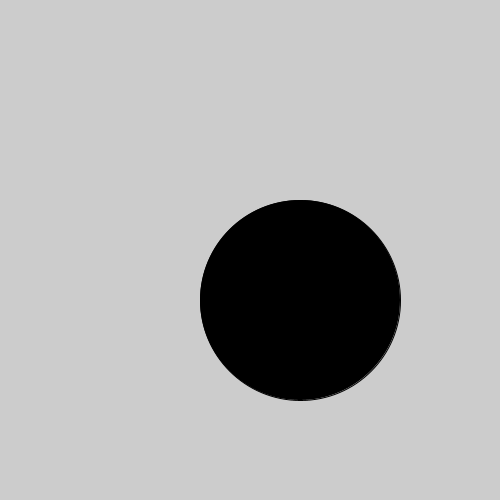
Frame 1 (no input)
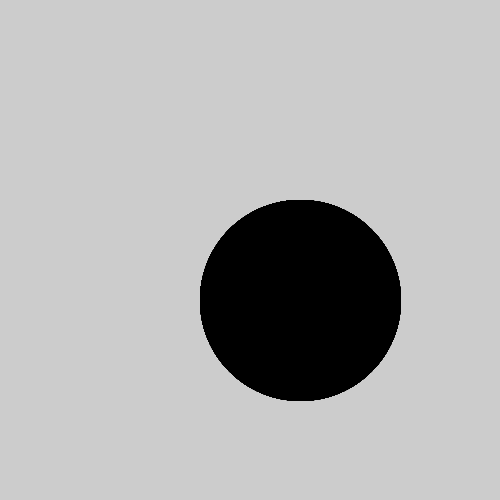
Frame 60 (the mouse pressed at the canvas centre just before this capture)
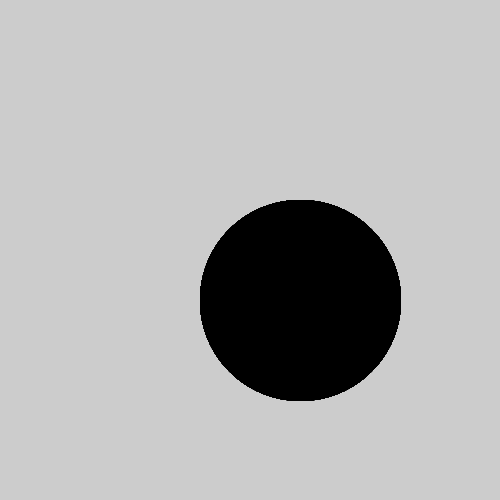
Frame 120 (the mouse held since frame 60 and released just before this capture)

The Processing sketch that drew these frames (run headless with seeded random() and noise(); from frame 60 on, the mouse is pressed at the canvas centre):

// Processing sketch: condicional_keyPressed
// ── condicional_keyPressed.pde
float c;
float s;

void setup() {
  size(500, 500);
  c = 0;
  s = 200;
}

void draw() {
  fill(c);
  ellipse(300, 300, s, s);
}

void keyPressed() {
  if(key == 'a'){
    c = 255;
  }
  if(key == 's'){
    c = 100;
    s = 30;
  }
}
